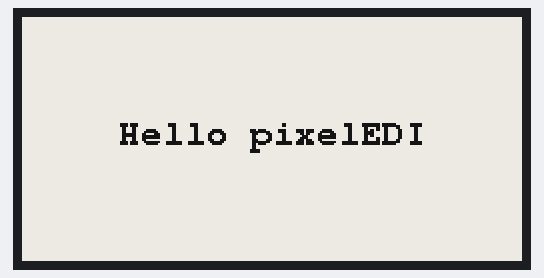
Recording of a program running on a simulated Seeed XIAO ESP32-C3. Shown: 250×122 one-colour display. WiFi joins after 1.5 s; servers stay silent unless stated; random numbers use the default seed unless the program sets one; no MQTT or app messages arrive unless stated; what the program prints to the serial monitor is not drawn.

Above: at 2.3 s.

The program:

main.cpp
```cpp
/*
        _          _ ______ _____ _____
       (_)        | |  ____|  __ \_   _|
  _ __  ___  _____| | |__  | |  | || |
 | '_ \| \ \/ / _ \ |  __| | |  | || |
 | |_) | |>  <  __/ | |____| |__| || |_
 | .__/|_/_/\_\___|_|______|_____/_____|
 | |
 |_|

www.pixeledi.eu | https://linktr.ee/pixeledi
E-INK| V1.0 | 04.2023

*/

#include <Arduino.h>
#include <ArduinoJson.h>
#include "wifimqtt.h"

unsigned long previousMillis = millis();

#include <GxEPD2_BW.h> // including both doesn't use more code or ram
#include <GxEPD2_3C.h> // including both doesn't use more code or ram
#include <Fonts/FreeMonoBold9pt7b.h>

GxEPD2_BW<GxEPD2_213_B74, GxEPD2_213_B74::HEIGHT> display(GxEPD2_213_B74(/*CS=5*/ 5, /*DC=*/2, /*RST=*/3, /*BUSY=*/4)); // GDEM0213B74 128x250, SSD1680

void helloWorld_minimum(String einkText)
{
  display.init();
  display.setRotation(1);
  display.setFont(&FreeMonoBold9pt7b);
  int16_t tbx, tby;
  uint16_t tbw, tbh;
  display.getTextBounds(einkText, 0, 0, &tbx, &tby, &tbw, &tbh);
  uint16_t x = ((display.width() - tbw) / 2) - tbx;
  uint16_t y = ((display.height() - tbh) / 2) - tby;
  display.setFullWindow();
  display.setTextColor(GxEPD_BLACK);
  display.firstPage();
  do
  {
    display.fillScreen(GxEPD_WHITE);
    display.setCursor(x,y);
    // display.print("Hello World!");
    display.print(einkText);
  } while (display.nextPage());
}

void setup()
{
  Serial.begin(115200);

  helloWorld_minimum("Hello pixelEDI");

  connectAP();
  client.setServer(mqtt_server, 1883);
  client.setCallback(callback);
}

void loop()
{
  if (!client.connected())
  {
    reconnect();
  }
  if (!client.loop())
    client.connect("ESP32Weather");

  unsigned long currentMillis = millis();

  if (currentMillis - previousMillis >= (1000 * 3))
  {

    previousMillis = currentMillis;
    Serial.println("blink");
  }
}
```

credentials.h
```cpp
const char* ssid     = "yourssid";
const char* password = "yourpassword";
```

wifimqtt.h
```cpp
#include <Arduino.h>
#include <WiFi.h>
#include <PubSubClient.h>
#include "credentials.h"

// MQTT
String clientId = "ESP32-";
const char *mqtt_server = "5.75.238.225";
const char *mqtt_user = "pixeledi";
const char *mqtt_password = "noderedkurs#2023";;
WiFiClient espClient;
PubSubClient client(espClient);

void reconnect()
{
  while (!client.connected())
  {
    Serial.print("Attempting MQTT connection...");
    // Attempt to connect
    clientId += String(random(0xffff), HEX);
    if (client.connect(clientId.c_str(), mqtt_user, mqtt_password))
    {
      Serial.println("connected");
      // for this example not necessary
      // client.subscribe("topic");
    }
    else
    {
      Serial.print("failed, rc=");
      Serial.print(client.state());
      Serial.println(" try again in 5 seconds");
      // Wait 5 seconds before retrying
      delay(5000);
    }
  }
}

void callback(char *topic, byte *message, unsigned int length)
{
  Serial.print("Message arrived on topic: ");
  Serial.print(topic);
  Serial.print(". Message: ");
  String messageTemp;

  for (int i = 0; i < length; i++)
  {
    Serial.print((char)message[i]);
    messageTemp += (char)message[i];
  }
  Serial.println();

  if (String(topic) == "topic")
  {
    // action
  }
}

void connectAP()
{

  Serial.println("Connecting to WiFi..");
  WiFi.begin(ssid, password);

  int cnt = 0;
  while (WiFi.status() != WL_CONNECTED)
  {
    delay(1000);
    Serial.print(".");
    cnt++;

    if (cnt > 30)
      ESP.restart();
  }
  Serial.println(WiFi.localIP());
}
```
